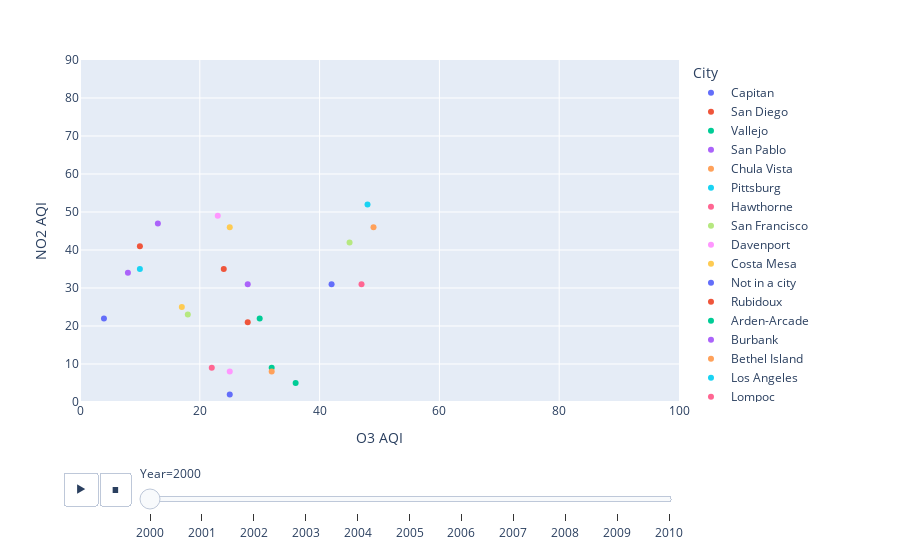

The cell this chart's notebook holds for it:
### Markdown cell above
##### Animated scatter for the development of Californian cities' O3 vs. NO2 relation over time

### Code cell
fig = px.scatter(CA_10per,x='O3 AQI', y='NO2 AQI', 
             animation_frame='Year', animation_group='City',color='City',
             range_y=[0, 90], range_x=[0, 100])
fig.show()

### Figure 1 — Plotly figure (JSON) as saved in the notebook; plotly's stock layout.template omitted (floating-point values rounded to 4 significant figures)
{"data": [{"hovertemplate": "City=Capitan<br>Year=2000<br>O3 AQI=%{x}<br>NO2 AQI=%{y}<extra></extra>", "ids": ["Capitan", "Capitan", "Capitan", "Capitan", "Capitan", "Capitan", "Capitan", "Capitan", "Capitan", "Capitan", "Capitan", "Capitan", "Capitan", "Capitan", "Capitan", "Capitan", "Capitan", "Capitan", "Capitan", "Capitan", "Capitan", "Capitan", "Capitan", "Capitan", "Capitan", "Capitan", "Capitan", "Capitan", "Capitan", "Capitan", "Capitan", "Capitan", "Capitan", "Capitan", "Capitan", "Capitan", "Capitan", "Capitan", "Capitan", "Capitan", "Capitan", "Capitan", "Capitan", "Capitan", "Capitan", "Capitan"], "legendgroup": "Capitan", "marker": {"color": "#636efa", "symbol": "circle"}, "mode": "markers", "name": "Capitan", "orientation": "v", "showlegend": true, "type": "scatter", "x": [25, 35, 25, 77, 38, 39, 43, 51, 33, 46, 39, 64, 45, 33, 45, 93, 38, 39, 74, 61, 44, 31, 43, 39, 44, 74, 77, 47, 41, 61, 23, 37, 114, 54, 39, 41, 77, 48, 37, 31, 40, 35, 28, 36, 31, 116], "xaxis": "x", "y": [2, 3, 36, 8, 1, 3, 5, 8, 3, 8, 2, 6, 7, 4, 7, 13, 1, 8, 7, 8, 9, 3, 4, 5, 8, 9, 13, 5, 7, 14, 1, 8, 8, 6, 5, 4, 5, 12, 3, 4, 3, 8, 41, 8, 29, 7], "yaxis": "y"}, {"hovertemplate": "City=San Diego<br>Year=2000<br>O3 AQI=%{x}<br>NO2 AQI=%{y}<extra></extra>", "ids": ["San Diego", "San Diego", "San Diego", "San Diego", "San Diego", "San Diego", "San Diego", "San Diego", "San Diego", "San Diego", "San Diego", "San Diego", "San Diego", "San Diego", "San Diego", "San Diego", "San Diego", "San Diego", "San Diego", "San Diego", "San Diego", "San Diego", "San Diego", "San Diego", "San Diego", "San Diego", "San Diego", "San Diego", "San Diego", "San Diego", "San Diego", "San Diego", "San Diego", "San Diego", "San Diego", "San Diego", "San Diego", "San Diego", "San Diego", "San Diego", "San Diego", "San Diego", "San Diego", "San Diego", "San Diego", "San Diego", "San Diego", "San Diego", "San Diego", "San Diego", "San Diego", "San Diego", "San Diego", "San Diego", "San Diego", "San Diego", "San Diego", "San Diego", "San Diego", "San Diego", "San Diego"], "legendgroup": "San Diego", "marker": {"color": "#EF553B", "symbol": "circle"}, "mode": "markers", "name": "San Diego", "orientation": "v", "showlegend": true, "type": "scatter", "x": [24, 16, 36, 31, 19, 23, 28, 31, 34, 30, 25, 20, 20, 20, 36, 38, 39, 24, 31, 46, 42, 39, 24, 25, 28, 31, 32, 30, 36, 25, 39, 13, 22, 31, 35, 35, 32, 25, 22, 22, 25, 19, 26, 19, 17, 26, 38, 38, 28, 46, 31, 20, 10, 16, 30, 30, 10, 30, 35, 12, 17], "xaxis": "x", "y": [35, 40, 22, 48, 57, 28, 45, 37, 41, 18, 13, 22, 33, 58, 32, 20, 32, 26, 37, 21, 34, 28, 14, 44, 21, 32, 24, 43, 62, 22, 40, 39, 15, 30, 32, 21, 46, 8, 55, 29, 14, 26, 19, 39, 13, 31, 39, 43, 17, 25, 21, 56, 45, 49, 42, 62, 52, 23, 18, 53, 38], "yaxis": "y"}, {"hovertemplate": "City=Vallejo<br>Year=2000<br>O3 AQI=%{x}<br>NO2 AQI=%{y}<extra></extra>", "ids": ["Vallejo", "Vallejo", "Vallejo", "Vallejo", "Vallejo", "Vallejo", "Vallejo", "Vallejo", "Vallejo", "Vallejo", "Vallejo", "Vallejo", "Vallejo", "Vallejo", "Vallejo", "Vallejo", "Vallejo", "Vallejo", "Vallejo", "Vallejo", "Vallejo", "Vallejo", "Vallejo", "Vallejo", "Vallejo", "Vallejo", "Vallejo", "Vallejo", "Vallejo", "Vallejo", "Vallejo", "Vallejo", "Vallejo", "Vallejo"], "legendgroup": "Vallejo", "marker": {"color": "#00cc96", "symbol": "circle"}, "mode": "markers", "name": "Vallejo", "orientation": "v", "showlegend": true, "type": "scatter", "x": [30, 10, 8, 6, 12, 31, 36, 29, 23, 25, 22, 14, 29, 13, 21, 12, 18, 24, 22, 16, 19, 21, 21, 19, 23, 36, 23, 19, 35, 14, 24, 10, 5, 25], "xaxis": "x", "y": [22, 33, 30, 32, 22, 10, 25, 8, 28, 16, 12, 13, 20, 33, 15, 16, 7, 38, 8, 13, 14, 29, 11, 9, 18, 19, 9, 22, 31, 22, 8, 25, 23, 9], "yaxis": "y"}, {"hovertemplate": "City=San Pablo<br>Year=2000<br>O3 AQI=%{x}<br>NO2 AQI=%{y}<extra></extra>", "ids": ["San Pablo", "San Pablo", "San Pablo", "San Pablo", "San Pablo", "San Pablo", "San Pablo", "San Pablo", "San Pablo", "San Pablo", "San Pablo", "San Pablo", "San Pablo", "San Pablo", "San Pablo", "San Pablo", "San Pablo", "San Pablo", "San Pablo", "San Pablo", "San Pablo", "San Pablo", "San Pablo", "San Pablo", "San Pablo", "San Pablo", "San Pablo", "San Pablo", "San Pablo", "San Pablo"], "legendgroup": "San Pablo", "marker": {"color": "#ab63fa", "symbol": "circle"}, "mode": "markers", "name": "San Pablo", "orientation": "v", "showlegend": true, "type": "scatter", "x": [28, 24, 8, 14, 20, 20, 23, 32, 40, 32, 39, 17, 32, 19, 36, 25, 23, 19, 25, 25, 22, 24, 27, 29, 11, 27, 19, 7, 8, 25], "xaxis": "x", "y": [31, 24, 33, 22, 33, 34, 37, 11, 31, 27, 20, 29, 22, 18, 14, 26, 24, 32, 31, 13, 25, 26, 17, 42, 25, 25, 30, 27, 33, 31], "yaxis": "y"}, {"hovertemplate": "City=Chula Vista<br>Year=2000<br>O3 AQI=%{x}<br>NO2 AQI=%{y}<extra></extra>", "ids": ["Chula Vista", "Chula Vista", "Chula Vista", "Chula Vista", "Chula Vista", "Chula Vista", "Chula Vista", "Chula Vista", "Chula Vista", "Chula Vista", "Chula Vista", "Chula Vista", "Chula Vista", "Chula Vista", "Chula Vista", "Chula Vista", "Chula Vista", "Chula Vista", "Chula Vista", "Chula Vista", "Chula Vista", "Chula Vista", "Chula Vista", "Chula Vista", "Chula Vista", "Chula Vista", "Chula Vista", "Chula Vista", "Chula Vista", "Chula Vista", "Chula Vista"], "legendgroup": "Chula Vista", "marker": {"color": "#FFA15A", "symbol": "circle"}, "mode": "markers", "name": "Chula Vista", "orientation": "v", "showlegend": true, "type": "scatter", "x": [49, 28, 27, 36, 47, 3, 28, 19, 46, 42, 41, 45, 36, 38, 36, 29, 36, 31, 36, 37, 39, 61, 15, 28, 36, 36, 35, 45, 44, 46, 27], "xaxis": "x", "y": [46, 31, 47, 19, 33, 17, 25, 22, 47, 10, 38, 16, 16, 26, 22, 24, 25, 8, 27, 19, 27, 25, 45, 23, 19, 53, 19, 12, 25, 13, 42], "yaxis": "y"}, {"hovertemplate": "City=Pittsburg<br>Year=2000<br>O3 AQI=%{x}<br>NO2 AQI=%{y}<extra></extra>", "ids": ["Pittsburg", "Pittsburg", "Pittsburg", "Pittsburg", "Pittsburg", "Pittsburg", "Pittsburg", "Pittsburg", "Pittsburg", "Pittsburg", "Pittsburg", "Pittsburg", "Pittsburg", "Pittsburg", "Pittsburg", "Pittsburg", "Pittsburg", "Pittsburg", "Pittsburg", "Pittsburg", "Pittsburg", "Pittsburg", "Pittsburg", "Pittsburg", "Pittsburg", "Pittsburg", "Pittsburg", "Pittsburg", "Pittsburg", "Pittsburg", "Pittsburg", "Pittsburg", "Pittsburg"], "legendgroup": "Pittsburg", "marker": {"color": "#19d3f3", "symbol": "circle"}, "mode": "markers", "name": "Pittsburg", "orientation": "v", "showlegend": true, "type": "scatter", "x": [10, 17, 19, 31, 50, 36, 32, 18, 31, 37, 37, 35, 67, 41, 22, 25, 49, 43, 41, 74, 64, 39, 14, 36, 38, 36, 39, 19, 18, 8, 32, 34, 26], "xaxis": "x", "y": [35, 28, 14, 17, 32, 12, 7, 31, 21, 25, 19, 8, 27, 18, 20, 10, 41, 25, 18, 27, 51, 13, 33, 32, 17, 14, 49, 18, 25, 27, 11, 13, 30], "yaxis": "y"}, {"hovertemplate": "City=Hawthorne<br>Year=2000<br>O3 AQI=%{x}<br>NO2 AQI=%{y}<extra></extra>", "ids": ["Hawthorne", "Hawthorne", "Hawthorne", "Hawthorne", "Hawthorne", "Hawthorne", "Hawthorne", "Hawthorne", "Hawthorne", "Hawthorne", "Hawthorne", "Hawthorne", "Hawthorne", "Hawthorne", "Hawthorne", "Hawthorne", "Hawthorne", "Hawthorne", "Hawthorne", "Hawthorne", "Hawthorne", "Hawthorne", "Hawthorne", "Hawthorne", "Hawthorne", "Hawthorne", "Hawthorne", "Hawthorne", "Hawthorne", "Hawthorne", "Hawthorne", "Hawthorne", "Hawthorne"], "legendgroup": "Hawthorne", "marker": {"color": "#FF6692", "symbol": "circle"}, "mode": "markers", "name": "Hawthorne", "orientation": "v", "showlegend": true, "type": "scatter", "x": [47, 12, 35, 27, 34, 40, 30, 34, 28, 24, 42, 31, 37, 47, 33, 35, 29, 42, 36, 39, 24, 25, 43, 18, 44, 31, 29, 38, 26, 28, 21, 41, 36], "xaxis": "x", "y": [31, 58, 43, 31, 35, 36, 48, 32, 53, 33, 34, 35, 42, 36, 42, 26, 53, 42, 39, 22, 32, 12, 40, 23, 56, 33, 39, 36, 48, 37, 43, 60, 52], "yaxis": "y"}, {"hovertemplate": "City=San Francisco<br>Year=2000<br>O3 AQI=%{x}<br>NO2 AQI=%{y}<extra></extra>", "ids": ["San Francisco", "San Francisco", "San Francisco", "San Francisco", "San Francisco", "San Francisco", "San Francisco", "San Francisco", "San Francisco", "San Francisco", "San Francisco", "San Francisco", "San Francisco", "San Francisco", "San Francisco", "San Francisco", "San Francisco", "San Francisco", "San Francisco", "San Francisco", "San Francisco", "San Francisco", "San Francisco", "San Francisco", "San Francisco", "San Francisco", "San Francisco", "San Francisco", "San Francisco", "San Francisco", "San Francisco", "San Francisco", "San Francisco", "San Francisco"], "legendgroup": "San Francisco", "marker": {"color": "#B6E880", "symbol": "circle"}, "mode": "markers", "name": "San Francisco", "orientation": "v", "showlegend": true, "type": "scatter", "x": [18, 18, 19, 9, 28, 12, 36, 25, 26, 25, 25, 19, 22, 26, 22, 19, 14, 19, 15, 14, 22, 19, 15, 20, 27, 22, 30, 16, 20, 12, 13, 14, 24, 9], "xaxis": "x", "y": [23, 8, 50, 46, 30, 41, 54, 35, 44, 22, 38, 16, 18, 18, 12, 18, 13, 14, 14, 16, 24, 23, 15, 21, 42, 30, 23, 18, 42, 32, 41, 35, 29, 20], "yaxis": "y"}, {"hovertemplate": "City=Davenport<br>Year=2000<br>O3 AQI=%{x}<br>NO2 AQI=%{y}<extra></extra>", "ids": ["Davenport", "Davenport", "Davenport", "Davenport", "Davenport", "Davenport", "Davenport", "Davenport", "Davenport", "Davenport", "Davenport", "Davenport", "Davenport", "Davenport", "Davenport", "Davenport", "Davenport", "Davenport", "Davenport", "Davenport", "Davenport", "Davenport", "Davenport", "Davenport", "Davenport", "Davenport", "Davenport", "Davenport", "Davenport", "Davenport", "Davenport", "Davenport", "Davenport"], "legendgroup": "Davenport", "marker": {"color": "#FF97FF", "symbol": "circle"}, "mode": "markers", "name": "Davenport", "orientation": "v", "showlegend": true, "type": "scatter", "x": [25, 42, 22, 21, 36, 47, 32, 26, 35, 32, 31, 31, 17, 41, 24, 26, 15, 35, 39, 16, 35, 36, 30, 32, 31, 30, 14, 15, 28, 22, 28, 28, 24], "xaxis": "x", "y": [8, 18, 8, 5, 10, 11, 15, 25, 6, 17, 14, 15, 15, 8, 8, 17, 9, 4, 6, 9, 6, 4, 6, 8, 5, 20, 12, 26, 5, 8, 20, 13, 8], "yaxis": "y"}, {"hovertemplate": "City=Costa Mesa<br>Year=2000<br>O3 AQI=%{x}<br>NO2 AQI=%{y}<extra></extra>", "ids": ["Costa Mesa", "Costa Mesa", "Costa Mesa", "Costa Mesa", "Costa Mesa", "Costa Mesa", "Costa Mesa", "Costa Mesa", "Costa Mesa", "Costa Mesa", "Costa Mesa", "Costa Mesa", "Costa Mesa", "Costa Mesa", "Costa Mesa", "Costa Mesa", "Costa Mesa", "Costa Mesa", "Costa Mesa", "Costa Mesa", "Costa Mesa", "Costa Mesa", "Costa Mesa", "Costa Mesa", "Costa Mesa", "Costa Mesa", "Costa Mesa"], "legendgroup": "Costa Mesa", "marker": {"color": "#FECB52", "symbol": "circle"}, "mode": "markers", "name": "Costa Mesa", "orientation": "v", "showlegend": true, "type": "scatter", "x": [17, 23, 30, 34, 32, 42, 39, 29, 50, 40, 21, 31, 27, 35, 28, 35, 48, 36, 38, 36, 27, 71, 40, 42, 37, 38, 44], "xaxis": "x", "y": [25, 42, 18, 42, 40, 25, 35, 43, 27, 11, 54, 7, 24, 25, 35, 5, 25, 22, 19, 15, 49, 42, 37, 46, 31, 31, 60], "yaxis": "y"}, {"hovertemplate": "City=Not in a city<br>Year=2000<br>O3 AQI=%{x}<br>NO2 AQI=%{y}<extra></extra>", "ids": ["Not in a city", "Not in a city", "Not in a city", "Not in a city", "Not in a city", "Not in a city", "Not in a city", "Not in a city", "Not in a city", "Not in a city", "Not in a city", "Not in a city", "Not in a city", "Not in a city", "Not in a city", "Not in a city", "Not in a city", "Not in a city", "Not in a city", "Not in a city", "Not in a city", "Not in a city", "Not in a city", "Not in a city", "Not in a city", "Not in a city", "Not in a city", "Not in a city", "Not in a city", "Not in a city", "Not in a city", "Not in a city", "Not in a city", "Not in a city", "Not in a city", "Not in a city", "Not in a city", "Not in a city", "Not in a city", "Not in a city", "Not in a city", "Not in a city", "Not in a city", "Not in a city", "Not in a city", "Not in a city", "Not in a city", "Not in a city", "Not in a city", "Not in a city", "Not in a city", "Not in a city", "Not in a city", "Not in a city", "Not in a city", "Not in a city", "Not in a city", "Not in a city", "Not in a city", "Not in a city", "Not in a city", "Not in a city", "Not in a city", "Not in a city", "Not in a city", "Not in a city", "Not in a city", "Not in a city"], "legendgroup": "Not in a city", "marker": {"color": "#636efa", "symbol": "circle"}, "mode": "markers", "name": "Not in a city", "orientation": "v", "showlegend": true, "type": "scatter", "x": [4, 15, 22, 40, 14, 28, 23, 32, 35, 38, 31, 43, 31, 31, 17, 36, 31, 25, 18, 51, 41, 44, 54, 29, 32, 67, 14, 58, 64, 25, 41, 15, 71, 90, 16, 15, 37, 50, 43, 38, 28, 38, 34, 36, 51, 36, 19, 14, 32, 41, 4, 22, 7, 44, 17, 31, 22, 11, 19, 32, 24, 23, 19, 19, 14, 14, 29, 8], "xaxis": "x", "y": [22, 26, 16, 33, 21, 24, 23, 8, 20, 36, 21, 36, 18, 36, 47, 25, 20, 21, 19, 19, 18, 36, 27, 19, 22, 23, 29, 25, 42, 11, 15, 14, 29, 21, 27, 8, 13, 26, 21, 16, 33, 18, 14, 28, 45, 36, 37, 25, 48, 42, 34, 25, 28, 22, 29, 27, 25, 20, 14, 29, 31, 29, 33, 40, 30, 28, 38, 41], "yaxis": "y"}, {"hovertemplate": "City=Rubidoux<br>Year=2000<br>O3 AQI=%{x}<br>NO2 AQI=%{y}<extra></extra>", "ids": ["Rubidoux", "Rubidoux", "Rubidoux", "Rubidoux", "Rubidoux", "Rubidoux", "Rubidoux", "Rubidoux", "Rubidoux", "Rubidoux", "Rubidoux", "Rubidoux", "Rubidoux", "Rubidoux", "Rubidoux", "Rubidoux", "Rubidoux", "Rubidoux", "Rubidoux", "Rubidoux", "Rubidoux", "Rubidoux", "Rubidoux", "Rubidoux", "Rubidoux"], "legendgroup": "Rubidoux", "marker": {"color": "#EF553B", "symbol": "circle"}, "mode": "markers", "name": "Rubidoux", "orientation": "v", "showlegend": true, "type": "scatter", "x": [10, 15, 12, 61, 48, 31, 27, 29, 48, 93, 50, 114, 8, 58, 93, 38, 26, 21, 25, 45, 27, 31, 20, 27, 36], "xaxis": "x", "y": [41, 37, 32, 45, 46, 16, 32, 22, 17, 36, 29, 35, 46, 20, 33, 24, 25, 60, 22, 32, 23, 25, 28, 29, 37], "yaxis": "y"}, {"hovertemplate": "City=Arden-Arcade<br>Year=2000<br>O3 AQI=%{x}<br>NO2 AQI=%{y}<extra></extra>", "ids": ["Arden-Arcade", "Arden-Arcade", "Arden-Arcade", "Arden-Arcade", "Arden-Arcade", "Arden-Arcade", "Arden-Arcade", "Arden-Arcade", "Arden-Arcade", "Arden-Arcade", "Arden-Arcade", "Arden-Arcade", "Arden-Arcade", "Arden-Arcade", "Arden-Arcade", "Arden-Arcade", "Arden-Arcade", "Arden-Arcade", "Arden-Arcade", "Arden-Arcade", "Arden-Arcade", "Arden-Arcade", "Arden-Arcade", "Arden-Arcade"], "legendgroup": "Arden-Arcade", "marker": {"color": "#00cc96", "symbol": "circle"}, "mode": "markers", "name": "Arden-Arcade", "orientation": "v", "showlegend": true, "type": "scatter", "x": [32, 30, 35, 80, 9, 44, 61, 33, 30, 2, 41, 31, 61, 34, 84, 33, 28, 42, 31, 87, 21, 25, 26, 14], "xaxis": "x", "y": [9, 19, 42, 21, 27, 28, 16, 25, 18, 29, 27, 15, 13, 24, 25, 10, 11, 20, 15, 51, 31, 33, 29, 25], "yaxis": "y"}, {"hovertemplate": "City=Burbank<br>Year=2000<br>O3 AQI=%{x}<br>NO2 AQI=%{y}<extra></extra>", "ids": ["Burbank", "Burbank", "Burbank", "Burbank", "Burbank", "Burbank", "Burbank", "Burbank", "Burbank", "Burbank", "Burbank", "Burbank", "Burbank", "Burbank", "Burbank", "Burbank", "Burbank", "Burbank", "Burbank", "Burbank", "Burbank", "Burbank", "Burbank", "Burbank", "Burbank", "Burbank"], "legendgroup": "Burbank", "marker": {"color": "#ab63fa", "symbol": "circle"}, "mode": "markers", "name": "Burbank", "orientation": "v", "showlegend": true, "type": "scatter", "x": [13, 9, 14, 31, 18, 29, 25, 40, 24, 39, 32, 106, 39, 44, 36, 19, 31, 38, 43, 19, 28, 54, 15, 25, 48, 21], "xaxis": "x", "y": [47, 70, 42, 62, 42, 55, 43, 35, 57, 67, 31, 52, 34, 28, 37, 47, 44, 42, 61, 37, 64, 46, 39, 28, 45, 43], "yaxis": "y"}, {"hovertemplate": "City=Bethel Island<br>Year=2000<br>O3 AQI=%{x}<br>NO2 AQI=%{y}<extra></extra>", "ids": ["Bethel Island", "Bethel Island", "Bethel Island", "Bethel Island", "Bethel Island", "Bethel Island", "Bethel Island", "Bethel Island", "Bethel Island", "Bethel Island", "Bethel Island", "Bethel Island", "Bethel Island", "Bethel Island", "Bethel Island", "Bethel Island", "Bethel Island", "Bethel Island", "Bethel Island", "Bethel Island", "Bethel Island", "Bethel Island", "Bethel Island", "Bethel Island", "Bethel Island", "Bethel Island", "Bethel Island", "Bethel Island", "Bethel Island", "Bethel Island", "Bethel Island", "Bethel Island", "Bethel Island", "Bethel Island", "Bethel Island", "Bethel Island", "Bethel Island", "Bethel Island", "Bethel Island", "Bethel Island", "Bethel Island", "Bethel Island", "Bethel Island", "Bethel Island", "Bethel Island"], "legendgroup": "Bethel Island", "marker": {"color": "#FFA15A", "symbol": "circle"}, "mode": "markers", "name": "Bethel Island", "orientation": "v", "showlegend": true, "type": "scatter", "x": [32, 14, 42, 16, 18, 101, 22, 29, 43, 36, 30, 31, 39, 36, 40, 28, 41, 51, 44, 36, 47, 23, 12, 23, 34, 114, 26, 47, 41, 26, 36, 29, 26, 31, 14, 36, 31, 22, 54, 39, 23, 13, 9, 32, 26], "xaxis": "x", "y": [8, 22, 15, 24, 19, 22, 23, 9, 5, 13, 18, 13, 15, 8, 8, 13, 15, 10, 20, 14, 17, 20, 31, 10, 15, 28, 7, 20, 15, 11, 39, 26, 19, 4, 15, 8, 11, 16, 15, 10, 28, 18, 31, 14, 8], "yaxis": "y"}, {"hovertemplate": "City=Los Angeles<br>Year=2000<br>O3 AQI=%{x}<br>NO2 AQI=%{y}<extra></extra>", "ids": ["Los Angeles", "Los Angeles", "Los Angeles", "Los Angeles", "Los Angeles", "Los Angeles", "Los Angeles", "Los Angeles", "Los Angeles", "Los Angeles", "Los Angeles", "Los Angeles", "Los Angeles", "Los Angeles", "Los Angeles", "Los Angeles", "Los Angeles", "Los Angeles", "Los Angeles", "Los Angeles", "Los Angeles", "Los Angeles", "Los Angeles"], "legendgroup": "Los Angeles", "marker": {"color": "#19d3f3", "symbol": "circle"}, "mode": "markers", "name": "Los Angeles", "orientation": "v", "showlegend": true, "type": "scatter", "x": [48, 23, 25, 38, 31, 36, 35, 26, 21, 40, 13, 38, 51, 42, 25, 23, 35, 31, 20, 27, 33, 23, 14], "xaxis": "x", "y": [52, 63, 46, 42, 32, 49, 28, 65, 42, 66, 68, 57, 51, 58, 33, 27, 51, 35, 40, 60, 57, 37, 56], "yaxis": "y"}, {"hovertemplate": "City=Lompoc<br>Year=2000<br>O3 AQI=%{x}<br>NO2 AQI=%{y}<extra></extra>", "ids": ["Lompoc", "Lompoc", "Lompoc", "Lompoc", "Lompoc", "Lompoc", "Lompoc", "Lompoc", "Lompoc", "Lompoc", "Lompoc", "Lompoc", "Lompoc", "Lompoc", "Lompoc", "Lompoc", "Lompoc", "Lompoc", "Lompoc", "Lompoc", "Lompoc", "Lompoc", "Lompoc", "Lompoc", "Lompoc", "Lompoc", "Lompoc", "Lompoc", "Lompoc", "Lompoc", "Lompoc", "Lompoc", "Lompoc", "Lompoc", "Lompoc"], "legendgroup": "Lompoc", "marker": {"color": "#FF6692", "symbol": "circle"}, "mode": "markers", "name": "Lompoc", "orientation": "v", "showlegend": true, "type": "scatter", "x": [22, 30, 33, 29, 42, 41, 10, 39, 36, 38, 74, 31, 37, 34, 19, 26, 38, 29, 27, 30, 30, 29, 26, 31, 34, 31, 34, 33, 33, 36, 34, 32, 31, 22, 35], "xaxis": "x", "y": [9, 28, 6, 11, 8, 16, 25, 14, 9, 6, 11, 6, 6, 5, 5, 5, 13, 12, 5, 24, 24, 3, 9, 21, 4, 3, 9, 8, 10, 6, 10, 27, 32, 26, 7], "yaxis": "y"}, {"hovertemplate": "City=Victorville<br>Year=2000<br>O3 AQI=%{x}<br>NO2 AQI=%{y}<extra></extra>", "ids": ["Victorville", "Victorville", "Victorville", "Victorville", "Victorville", "Victorville", "Victorville", "Victorville", "Victorville", "Victorville", "Victorville", "Victorville", "Victorville", "Victorville", "Victorville", "Victorville", "Victorville", "Victorville", "Victorville", "Victorville", "Victorville", "Victorville", "Victorville", "Victorville", "Victorville", "Victorville", "Victorville", "Victorville", "Victorville", "Victorville", "Victorville", "Victorville"], "legendgroup": "Victorville", "marker": {"color": "#B6E880", "symbol": "circle"}, "mode": "markers", "name": "Victorville", "orientation": "v", "showlegend": true, "type": "scatter", "x": [45, 21, 37, 35, 49, 43, 64, 27, 19, 74, 50, 64, 37, 64, 37, 39, 49, 37, 46, 100, 23, 21, 31, 71, 49, 18, 32, 29, 35, 31, 31, 18], "xaxis": "x", "y": [42, 35, 54, 51, 70, 38, 49, 39, 42, 66, 20, 63, 8, 60, 16, 22, 42, 35, 36, 47, 31, 30, 19, 16, 52, 45, 33, 41, 43, 37, 36, 41], "yaxis": "y"}, {"hovertemplate": "City=Calexico<br>Year=2000<br>O3 AQI=%{x}<br>NO2 AQI=%{y}<extra></extra>", "ids": ["Calexico", "Calexico", "Calexico", "Calexico", "Calexico", "Calexico", "Calexico", "Calexico", "Calexico", "Calexico", "Calexico", "Calexico", "Calexico", "Calexico", "Calexico", "Calexico", "Calexico", "Calexico"], "legendgroup": "Calexico", "marker": {"color": "#FF97FF", "symbol": "circle"}, "mode": "markers", "name": "Calexico", "orientation": "v", "showlegend": true, "type": "scatter", "x": [23, 40, 42, 46, 84, 64, 34, 45, 31, 41, 30, 27, 36, 22, 67, 34, 33, 45], "xaxis": "x", "y": [49, 21, 25, 10, 49, 54, 16, 38, 42, 10, 12, 36, 24, 22, 13, 32, 48, 68], "yaxis": "y"}, {"hovertemplate": "City=Long Beach<br>Year=2000<br>O3 AQI=%{x}<br>NO2 AQI=%{y}<extra></extra>", "ids": ["Long Beach", "Long Beach", "Long Beach", "Long Beach", "Long Beach", "Long Beach", "Long Beach", "Long Beach", "Long Beach", "Long Beach", "Long Beach", "Long Beach", "Long Beach", "Long Beach", "Long Beach", "Long Beach", "Long Beach", "Long Beach", "Long Beach", "Long Beach", "Long Beach"], "legendgroup": "Long Beach", "marker": {"color": "#FECB52", "symbol": "circle"}, "mode": "markers", "name": "Long Beach", "orientation": "v", "showlegend": true, "type": "scatter", "x": [25, 8, 10, 46, 16, 30, 43, 26, 37, 31, 8, 31, 31, 16, 21, 29, 21, 29, 17, 28, 20], "xaxis": "x", "y": [46, 64, 44, 49, 41, 38, 62, 46, 34, 36, 35, 50, 30, 25, 34, 28, 33, 25, 55, 22, 32], "yaxis": "y"}, {"hovertemplate": "City=Concord<br>Year=2000<br>O3 AQI=%{x}<br>NO2 AQI=%{y}<extra></extra>", "ids": ["Concord", "Concord", "Concord", "Concord", "Concord", "Concord", "Concord", "Concord", "Concord", "Concord", "Concord", "Concord", "Concord", "Concord", "Concord", "Concord", "Concord", "Concord", "Concord", "Concord", "Concord", "Concord", "Concord", "Concord", "Concord", "Concord", "Concord", "Concord", "Concord", "Concord", "Concord", "Concord", "Concord", "Concord", "Concord", "Concord", "Concord", "Concord"], "legendgroup": "Concord", "marker": {"color": "#636efa", "symbol": "circle"}, "mode": "markers", "name": "Concord", "orientation": "v", "showlegend": true, "type": "scatter", "x": [42, 27, 34, 27, 19, 19, 101, 19, 22, 22, 37, 7, 31, 36, 58, 23, 39, 14, 58, 41, 26, 6, 36, 19, 84, 24, 32, 19, 24, 14, 24, 51, 22, 26, 31, 8, 15, 25], "xaxis": "x", "y": [31, 36, 25, 28, 36, 29, 37, 28, 28, 29, 33, 32, 25, 17, 30, 24, 37, 12, 40, 29, 14, 41, 20, 18, 40, 19, 14, 26, 18, 45, 35, 32, 28, 35, 25, 37, 29, 14], "yaxis": "y"}, {"hovertemplate": "City=Goleta<br>Year=2000<br>O3 AQI=%{x}<br>NO2 AQI=%{y}<extra></extra>", "ids": ["Goleta", "Goleta", "Goleta", "Goleta", "Goleta", "Goleta", "Goleta", "Goleta", "Goleta", "Goleta", "Goleta", "Goleta", "Goleta", "Goleta", "Goleta", "Goleta", "Goleta", "Goleta", "Goleta", "Goleta", "Goleta", "Goleta"], "legendgroup": "Goleta", "marker": {"color": "#EF553B", "symbol": "circle"}, "mode": "markers", "name": "Goleta", "orientation": "v", "showlegend": true, "type": "scatter", "x": [28, 41, 21, 38, 34, 31, 37, 33, 31, 13, 41, 33, 31, 35, 30, 35, 31, 38, 16, 32, 31, 30], "xaxis": "x", "y": [21, 19, 29, 17, 24, 36, 14, 14, 30, 25, 14, 23, 36, 13, 9, 26, 17, 28, 37, 16, 23, 24], "yaxis": "y"}, {"hovertemplate": "City=Vandenberg Air Force Base<br>Year=2000<br>O3 AQI=%{x}<br>NO2 AQI=%{y}<extra></extra>", "ids": ["Vandenberg Air Force Base", "Vandenberg Air Force Base", "Vandenberg Air Force Base", "Vandenberg Air Force Base", "Vandenberg Air Force Base", "Vandenberg Air Force Base", "Vandenberg Air Force Base", "Vandenberg Air Force Base", "Vandenberg Air Force Base", "Vandenberg Air Force Base", "Vandenberg Air Force Base", "Vandenberg Air Force Base", "Vandenberg Air Force Base", "Vandenberg Air Force Base", "Vandenberg Air Force Base", "Vandenberg Air Force Base", "Vandenberg Air Force Base", "Vandenberg Air Force Base", "Vandenberg Air Force Base", "Vandenberg Air Force Base", "Vandenberg Air Force Base", "Vandenberg Air Force Base", "Vandenberg Air Force Base", "Vandenberg Air Force Base", "Vandenberg Air Force Base", "Vandenberg Air Force Base", "Vandenberg Air Force Base", "Vandenberg Air Force Base", "Vandenberg Air Force Base", "Vandenberg Air Force Base", "Vandenberg Air Force Base", "Vandenberg Air Force Base", "Vandenberg Air Force Base"], "legendgroup": "Vandenberg Air Force Base", "marker": {"color": "#00cc96", "symbol": "circle"}, "mode": "markers", "name": "Vandenberg Air Force Base", "orientation": "v", "showlegend": true, "type": "scatter", "x": [36, 38, 36, 43, 42, 35, 31, 41, 33, 58, 33, 36, 31, 35, 39, 20, 23, 31, 35, 31, 28, 30, 21, 47, 29, 29, 36, 35, 30, 39, 31, 38, 37], "xaxis": "x", "y": [5, 2, 9, 0, 2, 0, 4, 3, 4, 4, 7, 1, 1, 0, 7, 0, 0, 0, 0, 0, 0, 0, 0, 1, 0, 1, 0, 0, 0, 1, 7, 2, 1], "yaxis": "y"}, {"hovertemplate": "City=Bakersfield<br>Year=2000<br>O3 AQI=%{x}<br>NO2 AQI=%{y}<extra></extra>", "ids": ["Bakersfield"], "legendgroup": "Bakersfield", "marker": {"color": "#ab63fa", "symbol": "circle"}, "mode": "markers", "name": "Bakersfield", "orientation": "v", "showlegend": true, "type": "scatter", "x": [8], "xaxis": "x", "y": [34], "yaxis": "y"}], "layout": {"legend": {"title": {"text": "City"}, "tracegroupgap": 0}, "margin": {"t": 60}, "sliders": [{"active": 0, "currentvalue": {"prefix": "Year="}, "len": 0.9, "pad": {"b": 10, "t": 60}, "steps": [{"args": [["2000"], {"frame": {"duration": 0, "redraw": false}, "fromcurrent": true, "mode": "immediate", "transition": {"duration": 0, "easing": "linear"}}], "label": "2000", "method": "animate"}, {"args": [["2001"], {"frame": {"duration": 0, "redraw": false}, "fromcurrent": true, "mode": "immediate", "transition": {"duration": 0, "easing": "linear"}}], "label": "2001", "method": "animate"}, {"args": [["2002"], {"frame": {"duration": 0, "redraw": false}, "fromcurrent": true, "mode": "immediate", "transition": {"duration": 0, "easing": "linear"}}], "label": "2002", "method": "animate"}, {"args": [["2003"], {"frame": {"duration": 0, "redraw": false}, "fromcurrent": true, "mode": "immediate", "transition": {"duration": 0, "easing": "linear"}}], "label": "2003", "method": "animate"}, {"args": [["2004"], {"frame": {"duration": 0, "redraw": false}, "fromcurrent": true, "mode": "immediate", "transition": {"duration": 0, "easing": "linear"}}], "label": "2004", "method": "animate"}, {"args": [["2005"], {"frame": {"duration": 0, "redraw": false}, "fromcurrent": true, "mode": "immediate", "transition": {"duration": 0, "easing": "linear"}}], "label": "2005", "method": "animate"}, {"args": [["2006"], {"frame": {"duration": 0, "redraw": false}, "fromcurrent": true, "mode": "immediate", "transition": {"duration": 0, "easing": "linear"}}], "label": "2006", "method": "animate"}, {"args": [["2007"], {"frame": {"duration": 0, "redraw": false}, "fromcurrent": true, "mode": "immediate", "transition": {"duration": 0, "easing": "linear"}}], "label": "2007", "method": "animate"}, {"args": [["2008"], {"frame": {"duration": 0, "redraw": false}, "fromcurrent": true, "mode": "immediate", "transition": {"duration": 0, "easing": "linear"}}], "label": "2008", "method": "animate"}, {"args": [["2009"], {"frame": {"duration": 0, "redraw": false}, "fromcurrent": true, "mode": "immediate", "transition": {"duration": 0, "easing": "linear"}}], "label": "2009", "method": "animate"}, {"args": [["2010"], {"frame": {"duration": 0, "redraw": false}, "fromcurrent": true, "mode": "immediate", "transition": {"duration": 0, "easing": "linear"}}], "label": "2010", "method": "animate"}], "x": 0.1, "xanchor": "left", "y": 0, "yanchor": "top"}], "updatemenus": [{"buttons": [{"args": [null, {"frame": {"duration": 500, "redraw": false}, "fromcurrent": true, "mode": "immediate", "transition": {"duration": 500, "easing": "linear"}}], "label": "&#9654;", "method": "animate"}, {"args": [[null], {"frame": {"duration": 0, "redraw": false}, "fromcurrent": true, "mode": "immediate", "transition": {"duration": 0, "easing": "linear"}}], "label": "&#9724;", "method": "animate"}], "direction": "left", "pad": {"r": 10, "t": 70}, "showactive": false, "type": "buttons", "x": 0.1, "xanchor": "right", "y": 0, "yanchor": "top"}], "xaxis": {"anchor": "y", "domain": [0, 1], "range": [0, 100], "title": {"text": "O3 AQI"}}, "yaxis": {"anchor": "x", "domain": [0, 1], "range": [0, 90], "title": {"text": "NO2 AQI"}}}}
